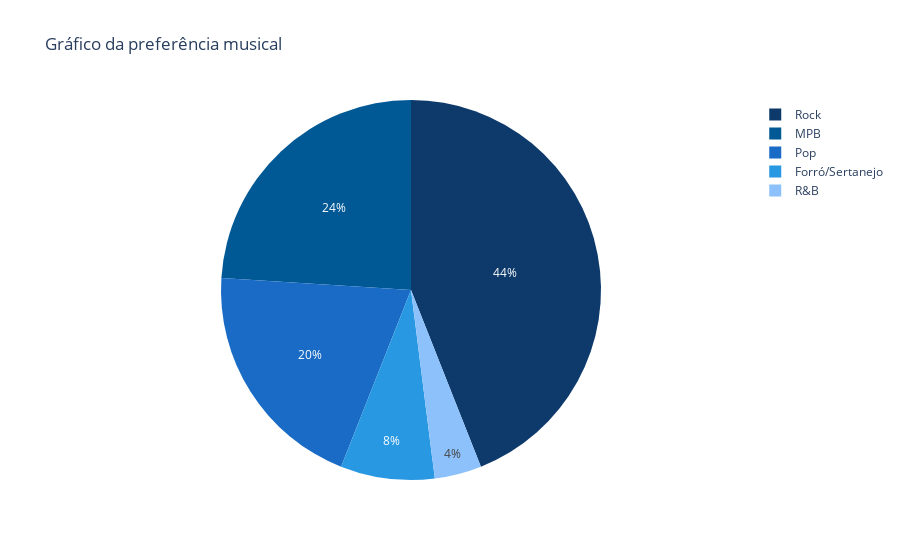

Notebook code cell kept with this figure:
### Code cell
px.pie(df,
       names='music_style',
       title='Gráfico da preferência musical',
       labels={'music_style': "Estilo Musical"},
       color_discrete_sequence=main_palette)

### Figure 1 — Plotly figure (JSON) as saved in the notebook; plotly's stock layout.template omitted (floating-point values rounded to 4 significant figures)
{"data": [{"domain": {"x": [0, 1], "y": [0, 1]}, "hovertemplate": "Estilo Musical=%{label}<extra></extra>", "labels": ["R&B", "Rock", "Pop", "Forró/Sertanejo", "Forró/Sertanejo", "Rock", "Pop", "Rock", "Rock", "Rock", "Rock", "Rock", "MPB", "Pop", "Rock", "Pop", "MPB", "Rock", "MPB", "MPB", "MPB", "Rock", "MPB", "Rock", "Pop"], "legendgroup": "", "name": "", "showlegend": true, "type": "pie"}], "layout": {"legend": {"tracegroupgap": 0}, "piecolorway": ["#0D3A6B", "#005995", "#196BC5", "#2998E2", "#8CC1FB", "#C1E1F6"], "title": {"text": "Gráfico da preferência musical"}}}
